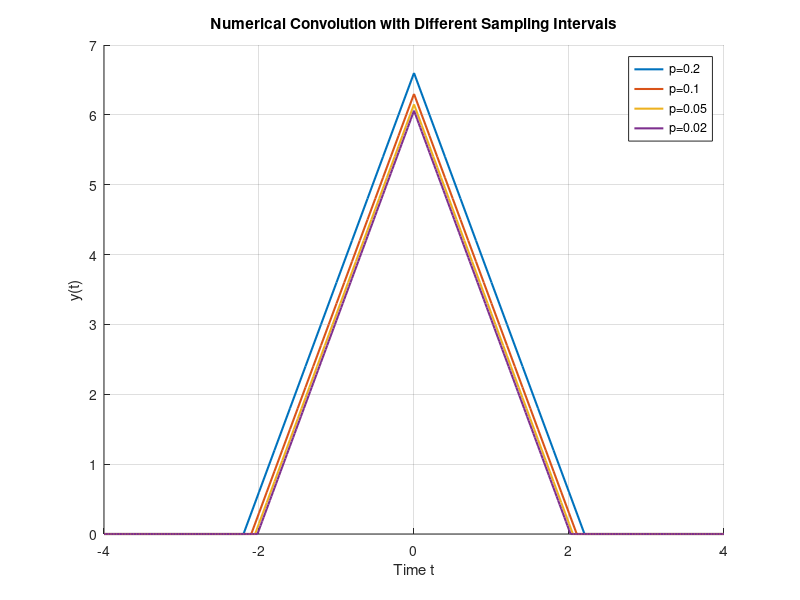

The MATLAB script that drew this image:
clc;
clear;
close all;

%% ====================================
% Different sampling intervals
%% ====================================

p_values = [0.2 0.1 0.05 0.02];

figure;

hold on;

%% ====================================
% Numerical convolution for each p
%% ====================================

for i = 1:length(p_values)

    p = p_values(i);

    % Time vector
    t = -2:p:2;

    % Signal f1(t)
    f1 = 1.5 * double(t >= -1 & t <= 1);

    % Signal f2(t)
    f2 = 2 * double(t >= -1 & t <= 1);

    % Numerical convolution
    y = conv(f1, f2) * p;

    % Output time vector
    ty = (min(t)+min(t)):p:(max(t)+max(t));

    % Plot
    plot(ty, y, 'LineWidth',1.5);

end

%% ====================================
% Figure settings
%% ====================================

grid on;

xlabel('Time t');
ylabel('y(t)');

title('Numerical Convolution with Different Sampling Intervals');

legend('p=0.2','p=0.1','p=0.05','p=0.02');

%% ====================================
% Reference solution
%% ====================================

p_ref = 0.001;

t_ref = -2:p_ref:2;

f1_ref = 1.5 * double(t_ref >= -1 & t_ref <= 1);

f2_ref = 2 * double(t_ref >= -1 & t_ref <= 1);

y_ref = conv(f1_ref, f2_ref) * p_ref;

ty_ref = (min(t_ref)+min(t_ref)):p_ref:(max(t_ref)+max(t_ref));

%% ====================================
% Error analysis
%% ====================================

fprintf('Error Analysis:\n\n');

for i = 1:length(p_values)

    p = p_values(i);

    t = -2:p:2;

    f1 = 1.5 * double(t >= -1 & t <= 1);

    f2 = 2 * double(t >= -1 & t <= 1);

    y = conv(f1, f2) * p;

    ty = (min(t)+min(t)):p:(max(t)+max(t));

    % Interpolation to reference grid
    y_interp = interp1(ty, y, ty_ref, 'linear', 0);

    % MSE
    mse = mean((y_interp - y_ref).^2);

    % Max absolute error
    max_err = max(abs(y_interp - y_ref));

    fprintf('p = %.3f\n', p);
    fprintf('MSE = %.6f\n', mse);
    fprintf('Max Error = %.6f\n\n', max_err);

end
